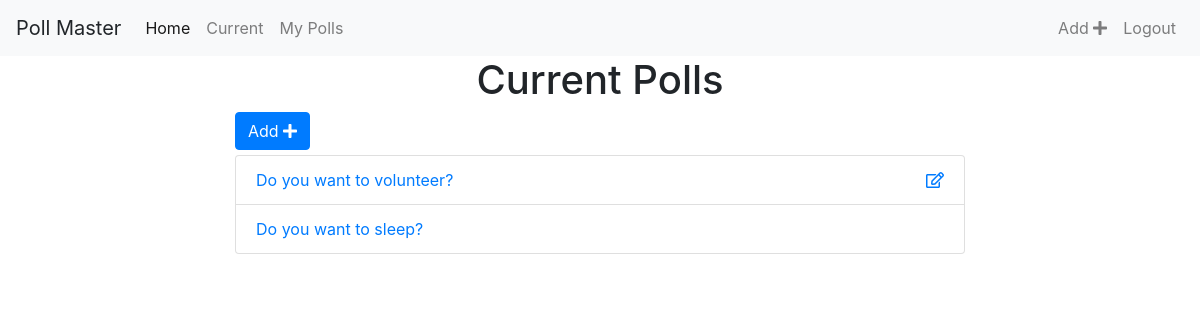
The app's page /polls/list/ (signed in), older data.
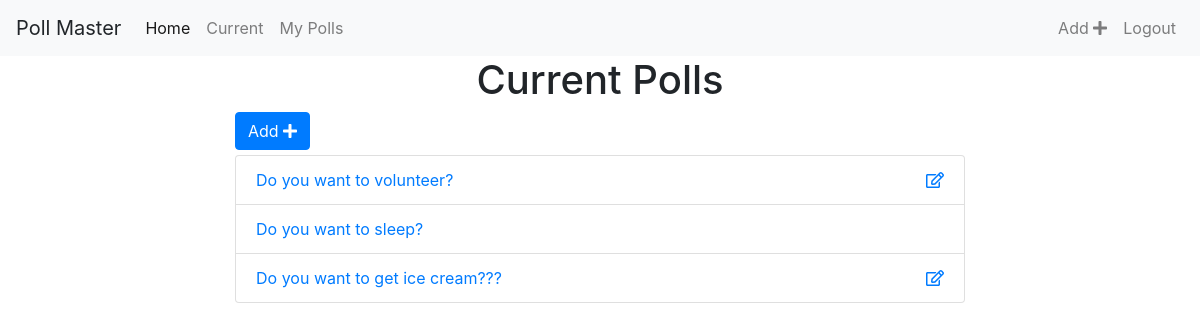
The same page, newer data.
### polls/models.py (models this page shows, shortened)
class Poll(models.Model):
    owner = models.ForeignKey(User, on_delete=models.CASCADE, default=1)
    question_text = models.CharField(max_length=200)
    pub_date = models.DateField()
    def __str__(self):
        return self.question_text

### polls/views.py (the view)
# urls.py: path('list/', views.polls_list, name="list"),
@login_required
def polls_list(request):
    polls = Poll.objects.all()
    context = {'polls': polls}
    return render(request, 'polls_list.html', context)

### polls/templates/polls_list.html (shortened to what this page needs)
{% extends 'base.html' %}
{% block content %}
<div class="container">
  <h1 class='text-center'>Current Polls</h1>
  <div class="row">
    <div class="col-sm-8 offset-sm-2">
      <a href="{% url 'polls:add' %}" class="btn btn-primary" style="margin-bottom: 5px">Add <i class="fas fa-plus"></i> </a>
      <div class="list-group">
        {% for poll in polls %}
          <li class="list-group-item">
             <a href="{% url 'polls:detail' poll.id %}">{{ poll }}</a>
             {% if request.user == poll.owner %}
               <a href="{% url 'polls:edit_poll' poll.id %}" class='float-right'><i class="far fa-edit"></i></a>
             {% endif %}
           </li>
        {% endfor %}
      </div>
    </div>
</div>
{% endblock %}

Row changes from the older to the newer data that the page shows:
added Poll: question_text "Do you want to get ice cream???"
